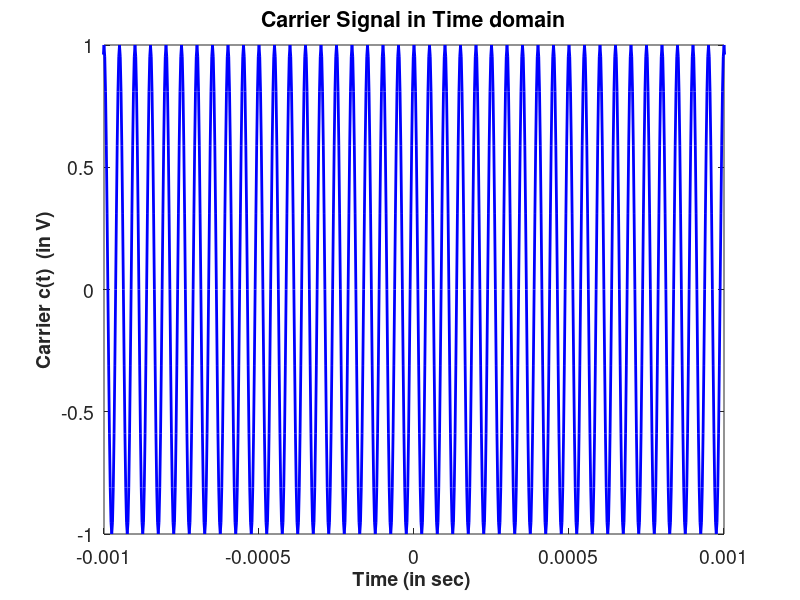
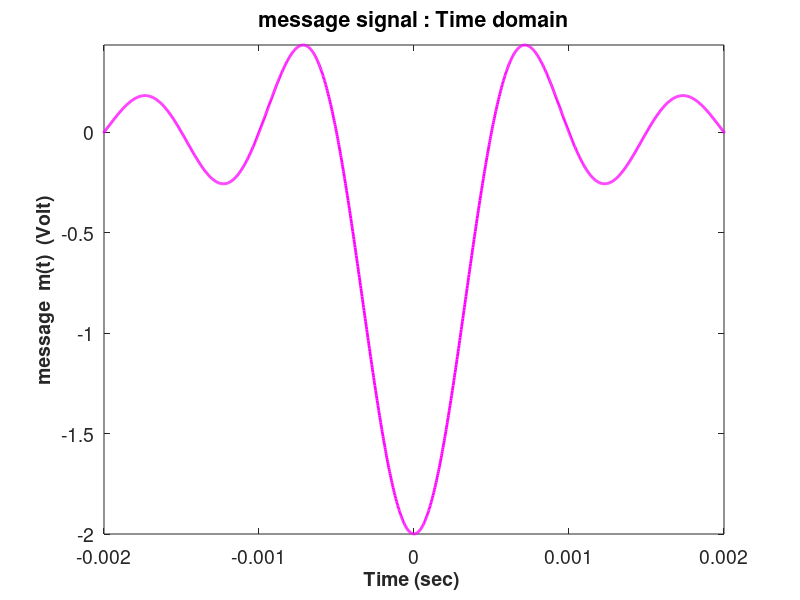
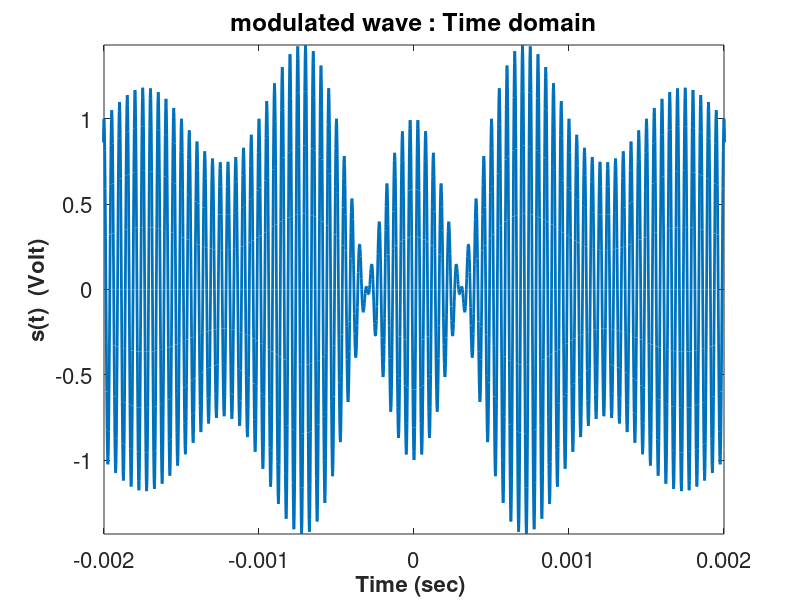
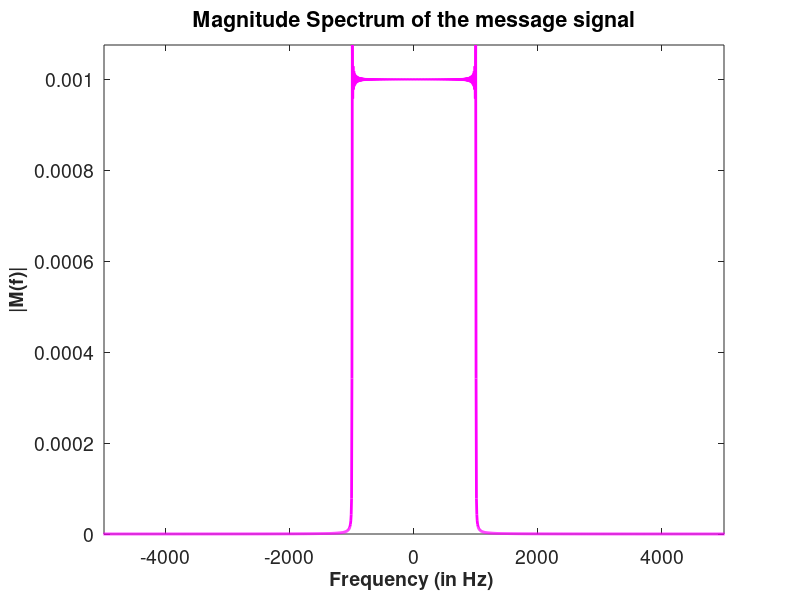

The MATLAB source for these figures, in order:
%% INTRODUCTION
% Amplitude Modulation
% Abd Elelah Arafah - arafaha - 400197623
%% Sampling Process
clear
hold off
format long e

%Sample Calculation:

NUM = 2^16; %# of fourier samples
Sample = 400000; %Sample rate in Hz
Step = 1/Sample;
Max_t = NUM*Step/2;
Min_t = -Max_t;
tt = Min_t:Step:Max_t-Step;


%frequency sampling:

Max_f = Sample/2; 
Min_f = -Max_f;
Step_f = (Max_f-Min_f)/NUM;
f = Min_f:Step_f:Max_f-Step_f; %Frequency

%% Modulation Process

%The Carrier Signal wave:

fc = 20000;
Ac = 1;
ct = Ac*cos(2*pi*fc*tt);

%The Message Signal wave:

Am = -2;
fm = 2000;
mt = Am*sinc(tt*fm);%sinc function which is equal to sinc(x) = sin(pi*x)/(pi*x)

%Maximum of the message signal:

maxmt = max(abs(mt)); %Retrieves the maximum absolute value of the message signal

%For 200% modulation

ka = 2/maxmt; %2 for 200% modulation

%S(t) signal for Amplitude Modulation:

st = (1+ka*mt).*ct;


% The plot for Carrier Signal in Time Domain

figure(1)
Plot = plot(tt,ct,'b');
set(Plot,'LineWidth',2)
A = gca;
set(A,'Fontsize',14)
Axis = xlabel('Time (in sec) ');
set(Axis,'FontWeight','bold','Fontsize',14)
Axis = ylabel('Carrier c(t)  (in V)');
set(Axis,'FontWeight','bold','Fontsize',14)
title('Carrier Signal in Time domain');
axis([-1e-3 1e-3 min(ct) max(ct)])
pause(1)


% The plot for Message Signal in Time Domain

figure(2)
Plot = plot(tt,mt,'m');
set(Plot,'LineWidth',2)
A = gca;
set(A,'Fontsize',14)
Axis = xlabel('Time (sec) ');
set(Axis,'FontWeight','bold','Fontsize',14)
Axis = ylabel('message  m(t)  (Volt)');
set(Axis,'FontWeight','bold','Fontsize',14)
title('message signal : Time domain');
axis([-2e-3 2e-3 min(mt) max(mt)])
pause(1)

% The plot for Modulated Signal in Time Domain

figure(3)
Plot = plot(tt,st);
set(Plot,'LineWidth',2)
A = gca;
set(A,'Fontsize',16)
Axis = xlabel('Time (sec) ');
set(Axis,'FontWeight','bold','Fontsize',16)
Axis = ylabel('s(t)  (Volt)');
set(Axis,'FontWeight','bold','Fontsize',16)
title('modulated wave : Time domain');
axis([-2e-3 2e-3 min(st) max(st)])
pause(1)

% The plot for Message Signal in Freq Domain

Mf = abs(fftshift(fft(mt)))*Step;
modulated_freq1 = Sample*(-length(st)/2:(length(st)/2)-1)/length(st);

figure(4)
Plot = plot(modulated_freq1,abs(Mf),'m');
set(Plot,'LineWidth',2)
A = gca;
set(A,'Fontsize',14)
Axis = xlabel('Frequency (in Hz) ');
set(Axis,'FontWeight','bold','Fontsize',14)
Axis = ylabel('|M(f)|');
set(Axis,'FontWeight','bold','Fontsize',14)
title('Magnitude Spectrum of the message signal');
axis([-5e3 5e3 0 max(abs(Mf))])


% The plot for Modulated Signal in Freq Domain



Sf = abs(fftshift(fft(st)))*Step;
modulated_freq = Sample*(-length(st)/2:(length(st)/2)-1)/length(st);

figure(5)
Plot = plot(modulated_freq,abs(Sf));
set(Plot,'LineWidth',2)
A = gca;
set(A,'Fontsize',16)
Axis = xlabel('Frequency (Hz) ');
set(Axis,'FontWeight','bold','Fontsize',16)
Axis = ylabel('|S(f)|');
set(Axis,'FontWeight','bold','Fontsize',16)
title('Spectrum of the modulated wave');
axis([-25e3 25e3 0 max(abs(Sf))])


%% Demodulation Process

% Chosen R_LC value for 200% modulation part:

RC = 0.5*((1/fm)+(1/fc));

% Envelope detector code

Output_Env = st;
Val_Compare = 1;


for Time = tt
    if(Val_Compare > 1)
        if(Output_Env(Val_Compare-1) > st(Val_Compare))
            yt0 = Output_Env(Val_Compare-1);
            %time when C starts discharging
            tc = tt(Val_Compare-1);
            Output_Env(Val_Compare) = yt0*exp(-(Time-tc)/RC);
        end
    end
    Val_Compare = Val_Compare+1;
end

Output_Env(1) = Output_Env(2);

% The plot for the Envelope detector output in Time Domain

figure(6)
Plot = plot(tt,Output_Env);
set(Plot,'LineWidth',2)
A = gca;
set(A,'Fontsize',16)
Axis = xlabel('Time (sec) ');
set(Axis,'FontWeight','bold','Fontsize',16)
Axis = ylabel('y(t)  (Volt)');
set(Axis,'FontWeight','bold','Fontsize',16)
title('After the envelope detector');
axis([-2e-3 2e-3 0 max(Output_Env)])
pause(1)


%The plot for the DC Removal output in Time Domain
figure(7)
Output_Env_Final = (Output_Env - 1)/ka;
Plot = plot(tt,Output_Env_Final,'r',tt,mt,'k');
legend('after DC removal','message signal')
set(Plot,'LineWidth',2)
A = gca;
set(A,'Fontsize',16)
Axis = xlabel('Time (sec) ');
set(Axis,'FontWeight','bold','Fontsize',16)
Axis = ylabel('y1(t)  (Volt)');
set(Axis,'FontWeight','bold','Fontsize',16)
title('After the DC removal');
axis([-2e-3 2e-3 min(mt) max(mt)])


CutOff_f = 1.1*fm;
[b,a] = butter(6,CutOff_f/(Sample/2));
message = filter(b,a,Output_Env_Final);
figure(8)
Plot = plot(tt,message,'b',tt,mt,'r');
legend('LPF Output','Message signal')
set(Plot,'LineWidth',3)
Ha = gca;
set(Ha,'Fontsize',14)
Axis=xlabel('Time (sec)');
set(Axis,'FontWeight','bold','Fontsize',14)
Axis=ylabel('m1(t)  (Volt)');
set(Axis,'FontWeight','bold','Fontsize',14)
title('LPF Output');
axis([-2e-3 2e-3 min(mt) max(mt)])